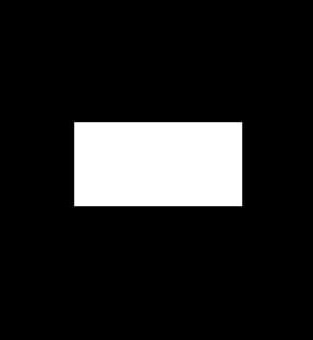
%> input picture wb.jpg, 313 x 340 px
$ octave p13.m   (GNU Octave 9; MATLAB toolbox functions it lacks are replaced by stand-ins)
%> lines starting %> are read from the running program, lines starting %| are printed output that depends on the picture
%more filters

close all;
clear all;
clc;

a=double(imread("wb.jpg"));
%> a: size 340x313x3 double; min 0, max 255, mean 33.8; mean of the top-left, top-right, bottom-left and bottom-right quarters 37.6, 39.4, 28.5, 29.8
figure;
imshow(uint8(a));

filter1=[-1 0 1; ...
         -1 0 1; ...
         -1 0 1];
b=imfilter(a,filter1);
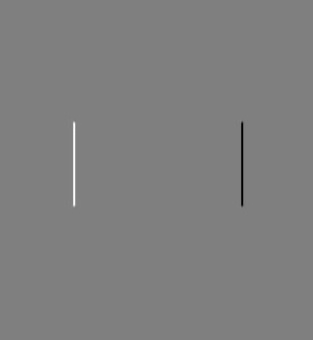
%> b: size 340x313x3 double; min -753, max 751, mean 0; drawn with min black and max white
figure;
subplot(1,2,1);
imshow(uint8(b));
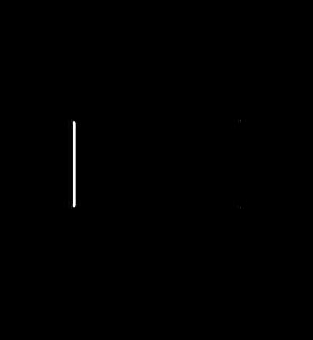
%> displayed picture: size 340x313x3, on the screen's scale of 0 to 255; min 0, max 255, mean 0.6

filter2=[1 0 -1; ...
         1 0 -1; ...
         1 0 -1];

c=imfilter(a,filter2);
subplot(1,2,2);
imshow(uint8(c));
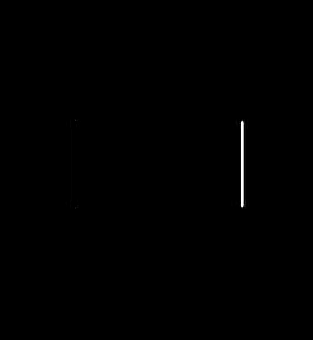
%> displayed picture: size 340x313x3, on the screen's scale of 0 to 255; min 0, max 255, mean 0.6; mean of the top-left, top-right, bottom-left and bottom-right quarters 0, 1.3, 0, 1
